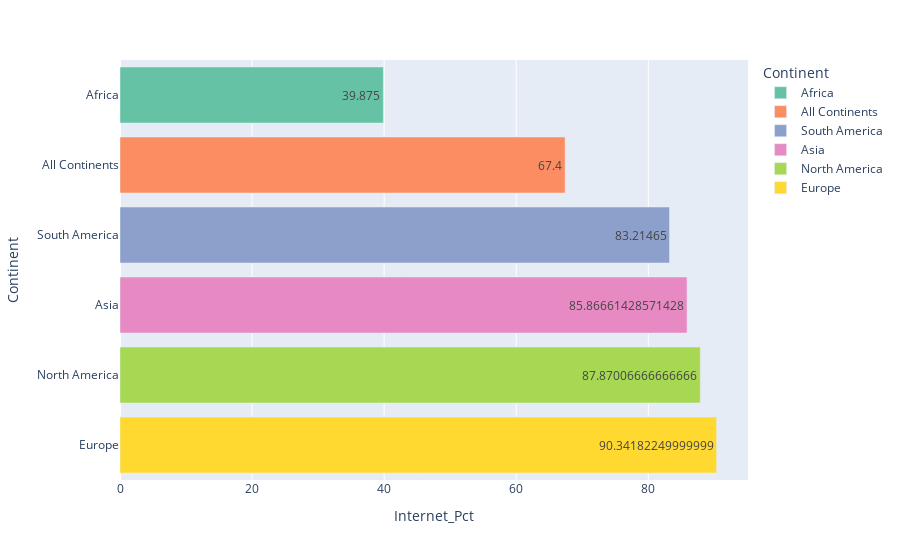

Notebook source saved alongside this figure:
### Code cell
fig = px.bar(
    df_continent_2023,
    y = 'Continent',
    x = 'Internet_Pct',
    text="Internet_Pct",  # etiketter direkt på staplarna
    color="Continent",  # olika färger per kontinent
    color_discrete_sequence=px.colors.qualitative.Set2,  # lite snyggare färger
)
fig.show()

### Figure 1 — Plotly figure (JSON) as saved in the notebook; plotly's stock layout.template omitted (floating-point values rounded to 4 significant figures)
{"data": [{"hovertemplate": "Continent=%{y}<br>Internet_Pct=%{text}<extra></extra>", "legendgroup": "Africa", "marker": {"color": "rgb(102,194,165)", "pattern": {"shape": ""}}, "name": "Africa", "orientation": "h", "showlegend": true, "text": [39.88], "textposition": "auto", "type": "bar", "x": [39.88], "xaxis": "x", "y": ["Africa"], "yaxis": "y"}, {"hovertemplate": "Continent=%{y}<br>Internet_Pct=%{text}<extra></extra>", "legendgroup": "All Continents", "marker": {"color": "rgb(252,141,98)", "pattern": {"shape": ""}}, "name": "All Continents", "orientation": "h", "showlegend": true, "text": [67.4], "textposition": "auto", "type": "bar", "x": [67.4], "xaxis": "x", "y": ["All Continents"], "yaxis": "y"}, {"hovertemplate": "Continent=%{y}<br>Internet_Pct=%{text}<extra></extra>", "legendgroup": "South America", "marker": {"color": "rgb(141,160,203)", "pattern": {"shape": ""}}, "name": "South America", "orientation": "h", "showlegend": true, "text": [83.21], "textposition": "auto", "type": "bar", "x": [83.21], "xaxis": "x", "y": ["South America"], "yaxis": "y"}, {"hovertemplate": "Continent=%{y}<br>Internet_Pct=%{text}<extra></extra>", "legendgroup": "Asia", "marker": {"color": "rgb(231,138,195)", "pattern": {"shape": ""}}, "name": "Asia", "orientation": "h", "showlegend": true, "text": [85.87], "textposition": "auto", "type": "bar", "x": [85.87], "xaxis": "x", "y": ["Asia"], "yaxis": "y"}, {"hovertemplate": "Continent=%{y}<br>Internet_Pct=%{text}<extra></extra>", "legendgroup": "North America", "marker": {"color": "rgb(166,216,84)", "pattern": {"shape": ""}}, "name": "North America", "orientation": "h", "showlegend": true, "text": [87.87], "textposition": "auto", "type": "bar", "x": [87.87], "xaxis": "x", "y": ["North America"], "yaxis": "y"}, {"hovertemplate": "Continent=%{y}<br>Internet_Pct=%{text}<extra></extra>", "legendgroup": "Europe", "marker": {"color": "rgb(255,217,47)", "pattern": {"shape": ""}}, "name": "Europe", "orientation": "h", "showlegend": true, "text": [90.34], "textposition": "auto", "type": "bar", "x": [90.34], "xaxis": "x", "y": ["Europe"], "yaxis": "y"}], "layout": {"barmode": "relative", "legend": {"title": {"text": "Continent"}, "tracegroupgap": 0}, "margin": {"t": 60}, "xaxis": {"anchor": "y", "domain": [0, 1], "title": {"text": "Internet_Pct"}}, "yaxis": {"anchor": "x", "categoryarray": ["Europe", "North America", "Asia", "South America", "All Continents", "Africa"], "categoryorder": "array", "domain": [0, 1], "title": {"text": "Continent"}}}}
